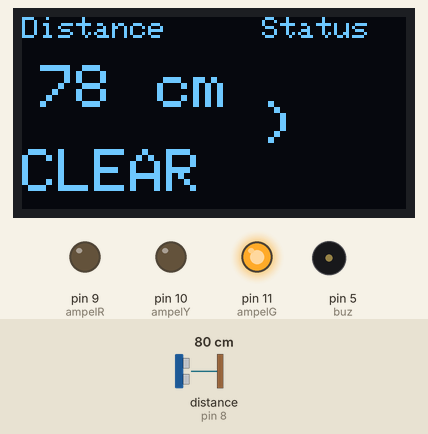
Simulated run of this sketch. Board: Arduino Uno, built with avr-gcc and run on an emulated ATmega328P. Shown: 128×64 one-colour display, output pins drawn as LEDs (lit = HIGH), buzzer (waves = sounding, pin HIGH). Wiring (inferred from the names in the program): ultrasonic range finder: trigger pin 7; echo pin 8. Inputs (shaded band) come from the test bench; at power-on: distance to the obstacle (sensor on pin 8) 80 cm. The echo pulse lasts 58.3 µs per cm; the display library's start-up logo is not drawn; pins used as bus, display or sensor lines are not drawn; what the sketch prints to the serial monitor is not drawn.

Above: at 2.2 s.
2.3 s: distance to the obstacle (sensor on pin 8) set to 57 cm
At 3.0 s:
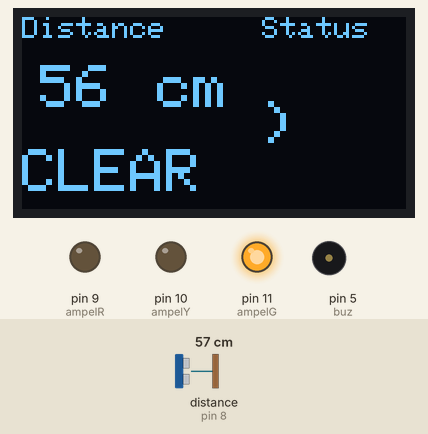
4.0 s: distance to the obstacle (sensor on pin 8) set to 46 cm
At 6.4 s:
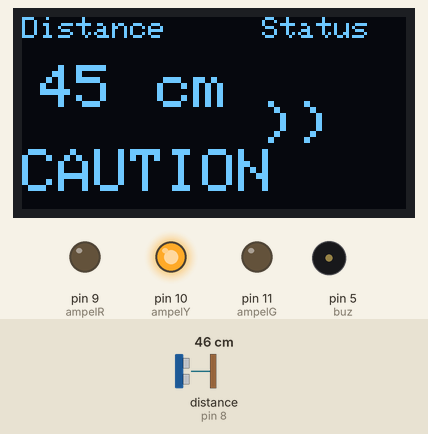
6.9 s: distance to the obstacle (sensor on pin 8) set to 24 cm
At 7.9 s:
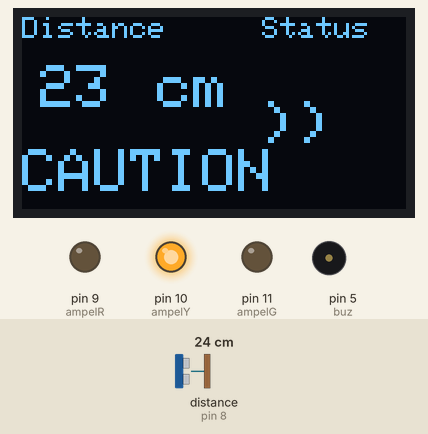
8.7 s: distance to the obstacle (sensor on pin 8) set to 19 cm
At 11.0 s:
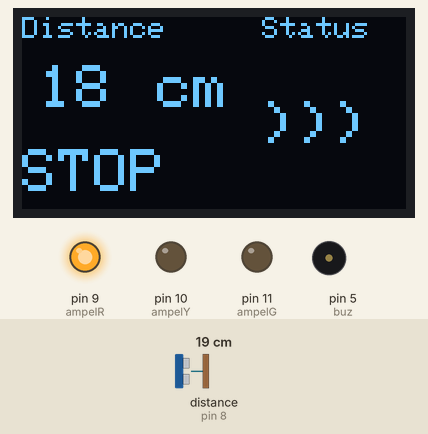
11.2 s: distance to the obstacle (sensor on pin 8) set to 60 cm
At 12.6 s:
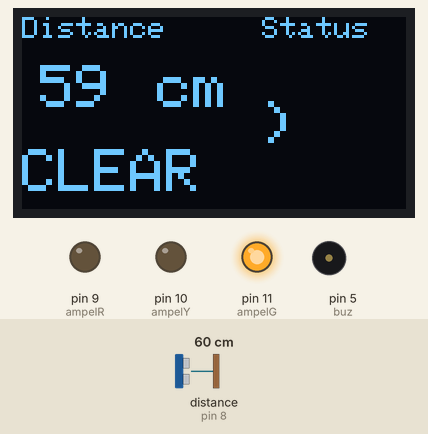
12.9 s: distance to the obstacle (sensor on pin 8) set to 9 cm
At 13.07 s:
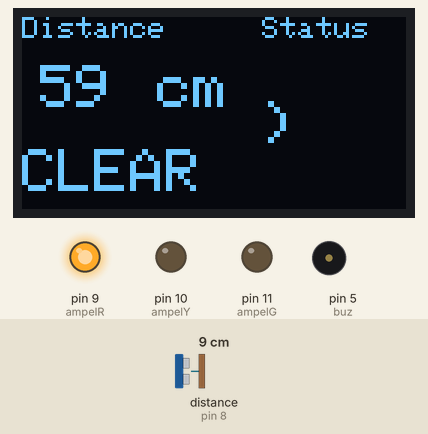
Timing chart, 0 to 15.5 s (numbered marks = the images above; inputs shaded):
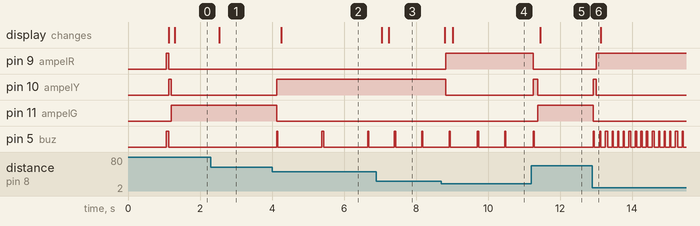

The sketch:

HCSR04_Display_Buzzer.ino
```cpp
// // 1. PIN DEFINITIONS & LIBRARIES
#include <Wire.h>
#include <Adafruit_GFX.h>
#include <Adafruit_SSD1306.h>

///OLED  define
#define SCREEN_WIDTH 128 //OLED display width, in pixels
#define SCREEN_HEIGHT  64 //OLED display height, in pixels
//SSD1306 display connected  to I2C (SDA, SCL pins)
Adafruit_SSD1306 display(SCREEN_WIDTH, SCREEN_HEIGHT,  &Wire, -1);

#define  T_C 262
#define T_D 294
#define T_E 330
#define T_F 349
#define T_G  392
#define T_A 440
#define T_B 493

// Ultrasonic sensor pins
const int trigPin = 7;
const int echoPin = 8;

// Traffic light LED pins
const int ampelR = 9;  // Red LED
const int ampelY = 10; // Yellow LED
const int ampelG = 11; // Green LED

// Buzzer pin
const int buz = 5;

// // 2. VARIABLES FOR DISTANCE & MOVING AVERAGE
long duration = 0;
int distance = 0;

const int numReadings = 5;
int readings[numReadings];
int readIndex = 0;
long total = 0;
int averageDistance = 0;

// // 3. TIME CONTROL VARIABLES (Global)
unsigned long previousMillis = 0;   // For buzzer timing
unsigned long lastLCDUpdate = 0;    // For LCD refresh timing
const int lcdInterval = 200;        // Update LCD every 200ms
bool buzzerState = LOW;

// // 4. SETUP
void setup() {
  Serial.begin(9600);

  if(!display.begin(SSD1306_SWITCHCAPVCC, 0x3C))  { // Address 0x3D for 128x64
    Serial.println(F("SSD1306 allocation failed"));
    for(;;);
  }
  display.display(); //Displays the starting logo
  delay(1000);
  display.clearDisplay();

  pinMode(trigPin, OUTPUT);
  pinMode(echoPin, INPUT);
  pinMode(ampelR, OUTPUT);
  pinMode(ampelY, OUTPUT);
  pinMode(ampelG, OUTPUT);
  pinMode(buz, OUTPUT);

  for (int i = 0; i < numReadings; i++) {
    readings[i] = 0;
  }
}

// // 5. MAIN LOOP
void loop() {
  unsigned long currentMillis = millis();
  int status = 2;

  // // 6. SENSOR MEASUREMENT
  digitalWrite(trigPin, LOW);
  delayMicroseconds(2);
  digitalWrite(trigPin, HIGH);
  delayMicroseconds(10);
  digitalWrite(trigPin, LOW);

  duration = pulseIn(echoPin, HIGH, 25000);
  distance = (duration * 0.017);

  if (distance <= 0) {
    distance = 200;
  }

  // // 7. CALCULATE MOVING AVERAGE
  total = total - readings[readIndex];
  readings[readIndex] = distance;
  total = total + readings[readIndex];
  readIndex = readIndex + 1;

  if (readIndex >= numReadings) {
    readIndex = 0;
  }
  averageDistance = total / numReadings;

  // // 8. TRAFFIC LIGHT LOGIC
  if (averageDistance <= 20 && averageDistance > 0) {
    digitalWrite(ampelR, HIGH); digitalWrite(ampelY, LOW); digitalWrite(ampelG, LOW);
    status = 2;
  }
  else if (averageDistance > 20 && averageDistance <= 50) {
    digitalWrite(ampelR, LOW); digitalWrite(ampelY, HIGH); digitalWrite(ampelG, LOW);
    status = 1;
  }
  else {
    digitalWrite(ampelR, LOW); digitalWrite(ampelY, LOW); digitalWrite(ampelG, HIGH);
    status = 0;
  }

  // // 9. BUZZER LOGIC
  int pauseInterval = 0;
  const int beepDuration = 10;

   if (averageDistance <= 5 && averageDistance > 0) pauseInterval = 10;
  else if (averageDistance <= 10) pauseInterval = 100;
  else if (averageDistance <= 15) pauseInterval = 300;
  else if (averageDistance <= 30) pauseInterval = 700;
  else if (averageDistance <= 50) pauseInterval = 1200;
  else pauseInterval = 0;

  if (pauseInterval == 1) {
    digitalWrite(buz, HIGH);
  }
  else if (pauseInterval == 0) {
    digitalWrite(buz, LOW);
    buzzerState = LOW;
  }
  else {
    if (buzzerState == HIGH) {
      if (currentMillis - previousMillis >= (unsigned long)beepDuration) {
        digitalWrite(buz, LOW);
        buzzerState = LOW;
        previousMillis = currentMillis;
      }
    }
    else {
      if (currentMillis - previousMillis >= (unsigned long)pauseInterval) {
        digitalWrite(buz, HIGH);
        buzzerState = HIGH;
        previousMillis = currentMillis;
      }
    }
  }


  // // 10. LCD DISPLAY LOGIC
  // We update the LCD only every 200ms to avoid flickering
  if (currentMillis - lastLCDUpdate >= lcdInterval) {
    lastLCDUpdate = currentMillis;

    display.clearDisplay();
    oledDisplayHeader();
  //configures the position of the readings. (charactersize, x axis value, y axis value, reading, symbol)
    oledDisplay(2,80,28, status,"%");
    oledDisplay(2,0,44, status,"%%");
    oledDisplay(2,-12,16, averageDistance,"cm");

    display.display();

  }

  // // 11. OUTPUT FOR MATLAB
  Serial.println(averageDistance);

  delay(30);
}

void  oledDisplayHeader(){
  //configures position and qualities of headers
 display.setTextSize(1);
 display.setTextColor(WHITE);
  display.setCursor(0, 0);
 display.print("Distance");
 display.setCursor(80,  0);
 display.print("Status");
}
void oledDisplay(int size, int x,int  y, float value, String unit){
 int charLen=18;
 //int xo=x+charLen*3.2;
  int xunit=x+charLen*3.2;
 int xval = x;
 display.setTextSize(size);
 display.setTextColor(WHITE);

 if (unit=="%%"){
   display.setCursor(x, y);
   if (value >=2) {
    display.print("STOP");
   }
   else if (value == 1) {
    display.print("CAUTION");
   }
   else {display.print("CLEAR");

   }
   //display.print(value,0);
   //display.print(unit);
 } else if (unit=="%") {
  display.setCursor(x, y);
   if (value >=2) {
    display.print(")))");
   }
   else if (value == 1) {
    display.print(")) ");
   }
   else {display.print(")  ");
   }

 } else {
   if (value>999){
    xval=x;
   }  else {
    xval=x+charLen;
   }
   display.setCursor(xval, y);
   display.print(value,0);
   //display.drawCircle(xo, y+2, 2, WHITE);  // print degree symbols
   display.setCursor(xunit,  y);
   display.print(unit);
 }
}
 
```

Measured:
- the behaviour switches between 52 and 51 cm on distance to the obstacle (sensor on pin 8) (found by bisection; images 1 and 2)
- the behaviour switches between 22 and 21 cm on distance to the obstacle (sensor on pin 8) (found by bisection; images 3 and 4)
- after the input at 2.3 s, the display: changes after 0.23 s (image 1)
- after the input at 4.0 s, pin 10 (ampelY): LOW → HIGH after 0.13 s; pin 11 (ampelG): HIGH → LOW after 0.13 s; pin 5 (buz): alternates HIGH for 0.03 s and LOW for 1.2 s, starting after 0.13 s; the display: changes after 0.26 s (image 2)
- after the input at 6.9 s, the display: first changes after 0.15 s (image 3 shows a later state)
- after the input at 8.7 s, pin 9 (ampelR): LOW → HIGH after 0.13 s; pin 10 (ampelY): HIGH → LOW after 0.13 s; the display: first changes after 0.09 s (image 4 shows a later state)
- after the input at 11.2 s, pin 9 (ampelR): HIGH → LOW after 0.05 s; pin 10 (ampelY): LOW → HIGH after 0.05 s, → LOW 0.14 s later; pin 11 (ampelG): LOW → HIGH after 0.19 s; pin 5 (buz): goes on until 11.3 s, then stays LOW; the display: changes after 0.25 s (image 5)
- after the input at 12.9 s, pin 9 (ampelR): LOW → HIGH after 0.11 s; pin 10 (ampelY): LOW → HIGH at once, → LOW 0.09 s later; pin 11 (ampelG): HIGH → LOW at once; pin 5 (buz): alternates HIGH for 0.03 s and LOW for 0.12 s, starting at once
